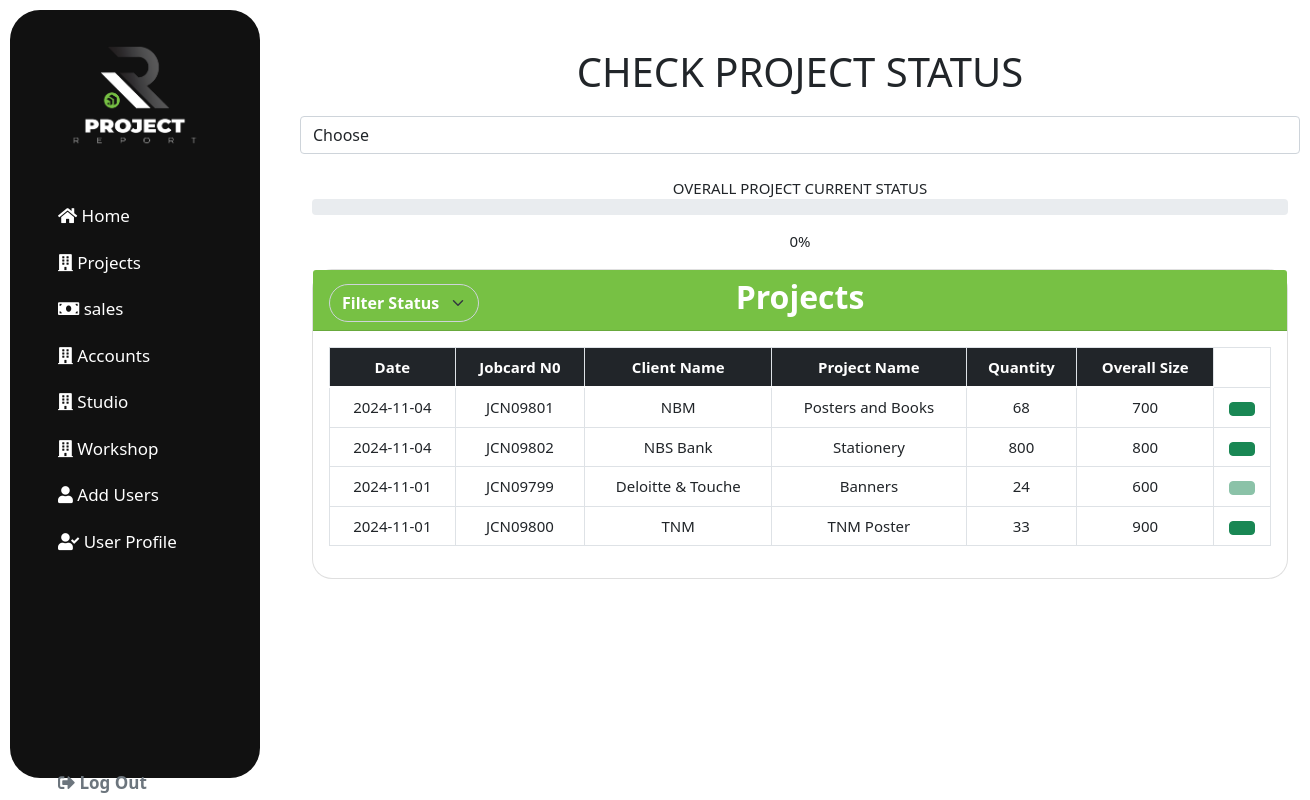
/sales_projects.php (signed in), run on the app's committed database.
### tables this page shows
CREATE TABLE IF NOT EXISTS `jobcards` (
  `id` int(11) NOT NULL AUTO_INCREMENT,
  `Date` date NOT NULL,
  `Time` time NOT NULL,
  `JobCard_N0` varchar(50) NOT NULL,
  `Client_Name` varchar(100) NOT NULL,
  `Project_Name` varchar(100) NOT NULL,
  `Quantity` int(11) NOT NULL,
  `Overall_Size` varchar(50) NOT NULL,
  `Delivery_Date` date NOT NULL,
  `Job_Description` text NOT NULL,
  `Prepaired_By` varchar(100) NOT NULL,
  `Total_Charged` decimal(10,2) NOT NULL,
  `created_at` timestamp NULL DEFAULT CURRENT_TIMESTAMP,
  `status` enum('project','sales_done','manager_approved','studio_done','workshop_done','accounts_done') NOT NULL DEFAULT 'project',
  PRIMARY KEY (`id`)
);

### sales_projects.php (the view, shortened to what this page needs)
<?php
require_once 'config/db.php';
$sql = "SELECT Date, JobCard_N0, Client_Name, Project_Name, Quantity, Overall_Size, status FROM jobcards ORDER BY created_at DESC LIMIT 5";
$result = mysqli_query($con, $sql);
$projects = [];
if (mysqli_num_rows($result) > 0) {
  while ($row = mysqli_fetch_assoc($result)) {
    $projects[] = $row;
  }
}
?>
<!DOCTYPE html>
<html lang="en">
<head>
  <link rel="stylesheet" href="https://cdnjs.cloudflare.com/ajax/libs/font-awesome/5.15.2/css/all.min.css">
  <link rel="stylesheet" href="https://cdn.jsdelivr.net/npm/bootstrap@4.4.1/dist/css/bootstrap.min.css">
</head>
<body class="bg-green" style="font-size: 15px;">
  <?php include './sidebar2.php'; ?>
  <div class="container" style="max-width: 1000px; float: right; margin-left:300px;">
    <div class="row mt-5">
      <div class="contents">
        <h1 class="text-center">CHECK PROJECT STATUS</h1>
        <div class="row" style="margin-top:20px;">
          <select id="projectDropdown" class="form-control" onchange="updateStatus()">
            <option value="">Choose</option>
          </select>
        </div>
        <br />
        <div class="status text-center">OVERALL PROJECT CURRENT STATUS</div>
        <div class="progress">
        </div>
        <div class="per dark-btn">
          <p id="percentage" class="text-center">0%</p>
        </div>
      </div>
      <div class="col">
        <div class="card" style="border-radius: 20px;">
          <div class="card-header" style="background-color: #77c144;">
            <h2 class="display-7 text-center text-white fw-bold">Projects</h2>
            <div class="text-center " style="width: 300px; margin-top: -40px; ">
              <select id="statusFilter" class="form-select  text-white fw-bold" onchange="filterTable()" style="background-color: #77c144; border-radius: 20px; width: 50%;">
                <option value="">Filter Status</option>
              </select>
            </div>
          </div>
          <div class="card-body">
            <table class="table table-bordered text-center" id="projectsTable">
              <thead>
                <tr class="bg-dark" style="color:white">
                  <th>Date</th>
                  <th>Jobcard N0</th>
                  <th>Client Name</th>
                  <th>Project Name</th>
                  <th>Quantity</th>
                  <th>Overall Size</th>
                </tr>
              </thead>
              <tbody>
                <?php if (!empty($projects)) : ?>
                  <?php foreach ($projects as $project) : ?>
                    <tr data-status="<?php echo htmlspecialchars($project['status']); ?>">
                      <td><?php echo htmlspecialchars($project['Date'] ?? ''); ?></td>
                      <td><?php echo htmlspecialchars($project['JobCard_N0'] ?? ''); ?></td>
                      <td><?php echo htmlspecialchars($project['Client_Name'] ?? ''); ?></td>
                      <td><?php echo htmlspecialchars($project['Project_Name'] ?? ''); ?></td>
                      <td><?php echo htmlspecialchars($project['Quantity'] ?? ''); ?></td>
                      <td><?php echo htmlspecialchars($project['Overall_Size'] ?? ''); ?></td>
                      <td>
                        <button id="btn-<?php echo htmlspecialchars($project['JobCard_N0']); ?>"
                          class="btn btn-success <?php echo $project['status'] === 'project'  ? '' : 'btn-inactive'; ?>"
                          onclick="approveProject('<?php echo htmlspecialchars($project['JobCard_N0']); ?>')"
                          ?>
                        </button>
                      </td>
                    </tr>
                  <?php endforeach; ?>
                <?php else : ?>
                  <tr>
                    <td colspan="7">No recent projects found.</td>
                  </tr>
                <?php endif; ?>
              </tbody>
            </table>
          </div>
        </div>
      </div>
    </div>
  </div>
</body>
</html>

### css/projectlist.css (style rules this page uses)
* { padding: 0; margin: 0; }
body { font-family: system-ui, -apple-system, BlinkMacSystemFont, 'Segoe UI', Roboto, Oxygen, Ubuntu, Cantarell, 'Open Sans', 'Helvetica Neue', sans-serif; display: flex; flex-direction: column; }

### css/home.css (style rules this page uses)
* { padding: 0; margin: 0; }
body { font-family: system-ui, -apple-system, BlinkMacSystemFont, "Segoe UI", Roboto, Oxygen, Ubuntu, Cantarell, "Open Sans", "Helvetica Neue", sans-serif; display: flex; flex-direction: column; }

### sales_projects.php (style rules this page uses)
.progress { height: 30px; background-color: #e9ecef; border-radius: 20px; margin-bottom: 15px; }
.btn-inactive { cursor: not-allowed; opacity: 0.5; }

### data on the page
jobcards: Date "2024-11-04", JobCard_N0 "JCN09801", Client_Name "NBM", Project_Name "Posters and Books", Quantity "68", Overall_Size "700"
jobcards: Date "2024-11-04", JobCard_N0 "JCN09802", Client_Name "NBS Bank", Project_Name "Stationery", Quantity "800", Overall_Size "800"
jobcards: Date "2024-11-01", JobCard_N0 "JCN09799", Client_Name "Deloitte & Touche", Project_Name "Banners", Quantity "24", Overall_Size "600"
jobcards: Date "2024-11-01", JobCard_N0 "JCN09800", Client_Name "TNM", Project_Name "TNM Poster", Quantity "33", Overall_Size "900"
